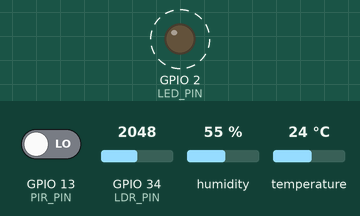
Simulated run of this sketch. Board: ESP32. Parts: output pins drawn as LEDs (lit = HIGH). Dashed ring = blinking. The inputs (shaded band) are chosen by the test bench; at power-on: GPIO 13 (PIR_PIN) LOW, GPIO 34 (LDR_PIN) = 2048, humidity 55 %, temperature 24 °C (analog values on the 0–4095 scale). WiFi joins after 1.5 s; servers stay silent unless stated; the local clock reads 2024-03-15 10:24:30 at power-on unless the sketch sets it; random numbers use the default seed unless the sketch sets one; no MQTT or app messages arrive unless stated; what the sketch prints to the serial monitor is not drawn.

Above: at 1.7 s.
Timing chart, 0 to 6.2 s (numbered marks = the images above):
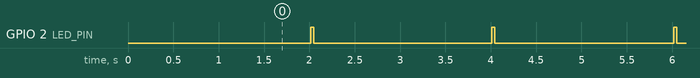

The sketch:

sketch.ino
```cpp
/*
 * Bài thực hành 2 – Firmware nút cảm biến ESP32 (nâng cấp từ Bài 1)
 * Cảm biến: DHT22 (nhiệt độ, độ ẩm), PIR (chuyển động), LDR (ánh sáng)
 * Gửi JSON qua MQTT lên broker, kèm timestamp NTP để đo độ trễ end-to-end.
 */
#define ARDUINOJSON_USE_LONG_LONG 1
#include <WiFi.h>
#include <PubSubClient.h>
#include <ArduinoJson.h>
#include <time.h>
#include <sys/time.h>
#include <math.h>
#include "DHT.h"

// ================== CẤU HÌNH (sửa tại đây) ==================
#define WIFI_SSID   "Wokwi-GUEST"
#define WIFI_PASS   ""

// Wokwi không truy cập được localhost -> dùng broker public.
#define MQTT_HOST   "broker.hivemq.com"
#define MQTT_PORT   1883

#define SITE        "ptit"              // đổi thành tên nhóm/lớp
#define LOCATION    "lab"               // tag vị trí
#define DEVICE_ID   "B23DCCN904"     // nên chứa MSSV để không trùng

#define PUBLISH_INTERVAL_MS 2000        // DHT22 cần tối thiểu 2 giây
// Wokwi thường chạy chậm hơn thời gian thực nên đồng hồ ESP32 bị trôi -> đồng bộ NTP lại định kỳ
#define NTP_RESYNC_MS       300000      // 5 phút

// 1 = thỉnh thoảng tạo spike / mất gói giả lập để có dữ liệu thử tiền xử lý.
// Nhớ ghi rõ trong báo cáo nếu bật.
#define SIMULATE_FAULTS 0
// =============================================================

#define DHT_PIN   15
#define PIR_PIN   13
#define LDR_PIN   34                    // chân AO của module quang trở
#define LED_PIN   2
#define DHT_TYPE  DHT22

DHT dht(DHT_PIN, DHT_TYPE);
WiFiClient net;
PubSubClient mqtt(net);

char topicTelemetry[96];
char topicStatus[96];
uint32_t seq = 0;
unsigned long lastPublish = 0;
unsigned long lastNtpSync = 0;

// ---------- Tiện ích ----------
uint64_t epochMs() {
  struct timeval tv;
  gettimeofday(&tv, nullptr);
  return (uint64_t)tv.tv_sec * 1000ULL + tv.tv_usec / 1000;
}

float round1(float v) { return roundf(v * 10.0f) / 10.0f; }

// Đổi giá trị ADC của module quang trở Wokwi sang lux (theo tài liệu Wokwi).
float adcToLux(int adc) {
  const float GAMMA = 0.7f, RL10 = 50.0f, VCC = 3.3f;
  float voltage = adc / 4095.0f * VCC;
  if (voltage >= VCC - 0.01f) voltage = VCC - 0.01f;   // tránh chia cho 0
  if (voltage <= 0.001f) return 0.0f;
  float resistance = 2000.0f * voltage / (1.0f - voltage / VCC);
  return powf(RL10 * 1e3f * powf(10.0f, GAMMA) / resistance, 1.0f / GAMMA);
}

// ---------- Kết nối ----------
void connectWiFi() {
  if (WiFi.status() == WL_CONNECTED) return;
  Serial.print("[WiFi] Connecting");
  WiFi.mode(WIFI_STA);
  WiFi.begin(WIFI_SSID, WIFI_PASS);
  while (WiFi.status() != WL_CONNECTED) {
    delay(250);
    Serial.print(".");
  }
  Serial.printf("\n[WiFi] Connected, IP=%s\n", WiFi.localIP().toString().c_str());
}

void syncTime() {
  configTime(0, 0, "pool.ntp.org", "time.google.com");
  Serial.print("[NTP] Syncing");
  unsigned long start = millis();
  while (time(nullptr) < 1700000000 && millis() - start < 15000) {
    delay(250);
    Serial.print(".");
  }
  Serial.printf("\n[NTP] %s, epoch_ms=%llu\n",
                time(nullptr) > 1700000000 ? "OK" : "FAILED",
                (unsigned long long)epochMs());
}

void connectMQTT() {
  while (!mqtt.connected()) {
    char clientId[48];
    snprintf(clientId, sizeof(clientId), "%s-%04X", DEVICE_ID, (unsigned)random(0xFFFF));
    Serial.printf("[MQTT] Connecting to %s:%d as %s ... ", MQTT_HOST, MQTT_PORT, clientId);
    // Last Will: broker tự đăng "offline" nếu thiết bị mất kết nối đột ngột
    if (mqtt.connect(clientId, nullptr, nullptr, topicStatus, 1, true, "offline")) {
      Serial.println("OK");
      mqtt.publish(topicStatus, "online", true);
    } else {
      Serial.printf("failed rc=%d, retry in 2s\n", mqtt.state());
      delay(2000);
      if (WiFi.status() != WL_CONNECTED) connectWiFi();
    }
  }
}

// ---------- Chương trình chính ----------
void setup() {
  Serial.begin(115200);
  pinMode(PIR_PIN, INPUT);
  pinMode(LED_PIN, OUTPUT);
  analogReadResolution(12);
  dht.begin();
  randomSeed(esp_random());

  snprintf(topicTelemetry, sizeof(topicTelemetry), "iot/%s/%s/%s/telemetry", SITE, LOCATION, DEVICE_ID);
  snprintf(topicStatus, sizeof(topicStatus), "iot/%s/%s/%s/status", SITE, LOCATION, DEVICE_ID);
  Serial.printf("[CFG] Telemetry topic: %s\n", topicTelemetry);

  connectWiFi();
  syncTime();
  lastNtpSync = millis();
  mqtt.setServer(MQTT_HOST, MQTT_PORT);
  mqtt.setBufferSize(512);
  mqtt.setKeepAlive(30);
  connectMQTT();
}

void loop() {
  if (WiFi.status() != WL_CONNECTED) connectWiFi();
  if (!mqtt.connected()) connectMQTT();
  mqtt.loop();

  unsigned long now = millis();
  if (now - lastNtpSync >= NTP_RESYNC_MS) {
    lastNtpSync = now;
    configTime(0, 0, "pool.ntp.org", "time.google.com");   // không chặn; giờ cập nhật khi có phản hồi
    Serial.println("[NTP] Resync requested");
  }
  if (now - lastPublish < PUBLISH_INTERVAL_MS) return;
  lastPublish = now;

  float temperature = dht.readTemperature();
  float humidity = dht.readHumidity();
  int motion = digitalRead(PIR_PIN);
  int lightRaw = analogRead(LDR_PIN);

  // Kiểm tra hợp lệ tại thiết bị: không gửi gói DHT lỗi
  if (isnan(temperature) || isnan(humidity)) {
    Serial.println("[WARN] DHT read failed -> skip");
    return;
  }

  seq++;

#if SIMULATE_FAULTS
  if (random(100) < 3) {                 // ~3%: mất gói giả lập (seq vẫn tăng)
    Serial.printf("[SIM] Drop packet seq=%u\n", seq);
    return;
  }
  if (random(100) < 3) {                 // ~3%: spike giả lập
    temperature += (random(2) ? 35.0f : -35.0f);
    Serial.println("[SIM] Inject temperature spike");
  }
#endif

  JsonDocument doc;
  doc["device_id"]   = DEVICE_ID;
  doc["location"]    = LOCATION;
  doc["seq"]         = seq;
  doc["ts"]          = (long long)epochMs();   // ms since epoch (UTC)
  doc["temperature"] = round1(temperature);
  doc["humidity"]    = round1(humidity);
  doc["light"]       = round1(adcToLux(lightRaw));
  doc["light_raw"]   = lightRaw;
  doc["motion"]      = motion;
  doc["rssi"]        = WiFi.RSSI();
  doc["uptime_s"]    = (uint32_t)(millis() / 1000);

  char payload[384];
  size_t n = serializeJson(doc, payload, sizeof(payload));

  if (mqtt.publish(topicTelemetry, (const uint8_t*)payload, n, false)) {
    Serial.printf("[PUB] %s\n", payload);
    digitalWrite(LED_PIN, HIGH);
    delay(30);
    digitalWrite(LED_PIN, LOW);
  } else {
    Serial.printf("[ERR] Publish failed seq=%u\n", seq);
  }
}
```

Measured:
- by itself, GPIO 2 (LED_PIN): alternates HIGH for 0.03 s and LOW for 2.0 s
